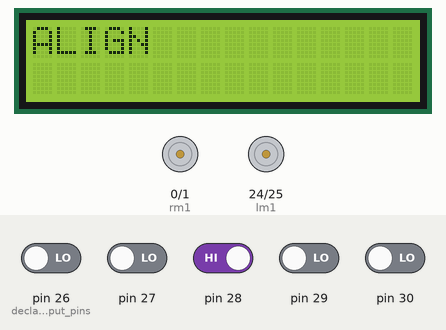
Simulated run of this sketch. Board: Arduino Mega 2560, built with avr-gcc and run on an emulated ATmega2560. Parts: 16×2 character LCD, motor-driver pin pairs drawn as motors (green arrow = first pin HIGH = forward, orange = second pin HIGH = backward, longer = more drive). The test bench sets the inputs (shaded band); at power-on: pin 28 HIGH, pin 26 (declare_input_pins), pin 27, pin 29, pin 30 LOW. At 5.3 s the program stops and its outputs stay as they are.

Above: at 1.7 s.
1.8 s: pin 28 driven LOW
At 3.01 s:
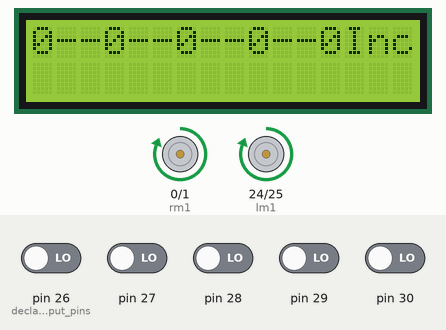
At 4.0 s:
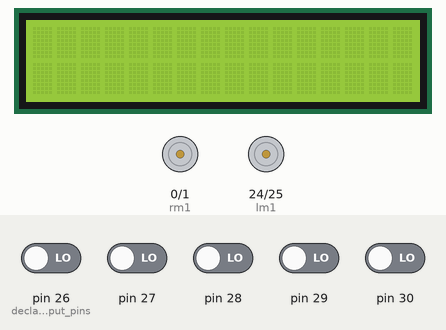
Timing chart, 0 to 5.5 s (numbered marks = the images above; inputs shaded):
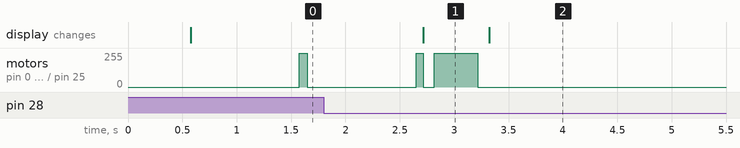

The sketch:

MazeSolvingRobotRHRule.ino
```cpp
char directions[30];
#include<LiquidCrystal.h>
LiquidCrystal lcd(12,11,5,4,3,2);
int rm1=0; //naming motors pins
int rm2=1;
int lm1=24;
int lm2=25;
int l,c1,c2,c3,r;
int i=0;
int tdelay=700;
int fdelay=400;

void Stop() //stop function
{
  digitalWrite(lm1,0);
  digitalWrite(lm2,0);
  digitalWrite(rm1,0);
  digitalWrite(rm2,0);
}

void forward() //fwd function
{
  digitalWrite(lm1,1);
  digitalWrite(lm2,0);
  digitalWrite(rm1,1);
  digitalWrite(rm2,0);
}

void rht() //small right function
{
  digitalWrite(lm1,1);
  digitalWrite(lm2,0);
  digitalWrite(rm1,0);
  digitalWrite(rm2,0);
}

void lft() //small left function
{
  digitalWrite(lm1,0);
  digitalWrite(lm2,0);
  digitalWrite(rm1,1);
  digitalWrite(rm2,0);
}

void right() //sharp right function
{
  digitalWrite(lm1,1);
  digitalWrite(lm2,0);
  digitalWrite(rm1,0);
  digitalWrite(rm2,1);
}

void left() //sharp left function
{
  digitalWrite(lm1,0);
  digitalWrite(lm2,1);
  digitalWrite(rm1,1);
  digitalWrite(rm2,0);
}

int eosens() //to check the values of middle sensors for special cases
{
  readsens();
  if(((c1+c2+c3)==1) || ((c1+c2+c3)==2))
    return 1;
  else
    return 0;
}

void readsens() //reading the values of sensors
{
  l=digitalRead(26);
  c1=digitalRead(27);
  c2=digitalRead(28);
  c3=digitalRead(29);
  r=digitalRead(30);
  lcd.print(l);    //printing the values of sensors
  lcd.print("--");
  lcd.print(c1);
  lcd.print("--");
  lcd.print(c2);
  lcd.print("--");
  lcd.print(c3);
  lcd.print("--");
  lcd.print(r);
}

void inch()  //perform inch function
{
  lcd.print("Inch Function");
  Stop();    //stop the robot
  delay(100);
  forward();  //move forward
  delay(400);
  Stop();
  delay(100);
  readsens();  //read the values of sensors
  lcd.clear();
}

void align() //to align the robot
{
  lcd.clear();
  lcd.print("ALIGN");
  Stop();    //stop the robot
  delay(1000);
  forward();  //move forward
  delay(60);
  lcd.clear();  //clear lcd
  readsens();  //read the values of sensors
}

void printing(char prtdirection[])  //function to print direction on robot
{
  lcd.clear();
  for(i=0; prtdirection[i]!='E';i++)
    lcd.print(prtdirection[i]);
  delay(2000);
}

void setup()
{
  lcd.begin(16,2);  //initializing LCD
  lcd.print("MSR with LHR");
  delay(500);
  lcd.clear();    //clear LCD
  pinMode(lm1, OUTPUT);  //declare output pins
  pinMode(lm2, OUTPUT);
  pinMode(rm1, OUTPUT);
  pinMode(rm2, OUTPUT);
  pinMode(26, INPUT);    //declare input pins
  pinMode(27, INPUT);
  pinMode(28, INPUT);
  pinMode(29, INPUT);
  pinMode(30, INPUT);
}

void loop()
{
  lcd.clear(); //clear the lcd
  readsens();  //read the values of sensors
  lcd.clear();  //clear the lcd

  //------------------------LINE FOLLOWER-------------------//
  //FORWARD
  if((l==1)&&(c1==1)&&(c2==0)&&(c3==1)&&(r==1))
  {
    lcd.print("Foraward");
    forward();  //move fwd
  }
  //LEFT
  else if(((l==1)&&(c1==0)&&(c2==1)&&(c3==1)&&(r==1)) || ((l==1)&&(c1==0)&&(c2==0)&&(c3==1)&&(r==1)))
  {
    lcd.print("Left");
    lft();  //slight left
  }
  //RIGHT
  else if(((l==1)&&(c1==1)&&(c2==1)&&(c3==0)&&(r==1)) || ((l==1)&&(c1==1)&&(c2==0)&&(c3==0)&&(r==1)))
  {
    lcd.print("Right");
    rht();  //slight right
  }
  //DEAD END
  else if((l==1)&&(c1==1)&&(c2==1)&&(c3==1)&&(r==1))
  {
    lcd.print("U Turn");
    left();  //U Turn
    delay(1500);    //delay for U Turn
    directions[i]='U';    //store U in the direction array
    i++;        //increament the position
  }

  //----------------------------------MAZE CASES---------------------------//
  else if(((l==0)&&(c1==0))||((c3==0)&&(r==0)))
  {
    align();    //align the robot

    //Right only and str and right
    if(((l==1)&&(c1==0)&&(c2==0)&&(c3==0)&&(r==0)) || ((l==1)&&(c1==1)&&(c2==0)&&(c3==0)&&(r==0)))
    {
      lcd.print("RT/Strt n rt?");
      inch();  //inch function
      if((l==1)&&(c1==1)&&(c2==1)&&(c3==1)&&(r==1))  //right only
      {
        lcd.print("right");
        right();  //turn right
        delay(tdelay);    //turn delay
      }
      else if((l==1)&&(r==1)&&(eosens()))  //st and right
      {
        lcd.print("Right");
        directions[i]='R';    //store 'S' in the array
        i++;    //increment to the next position in the array
        right();  //forward
        delay(fdelay);  //forward delay
      }
    }
    //Left only and St & Left
    else if(((l==0)&&(c1==0)&&(c2==0)&&(c3==0)&&(r==1)) || ((l==0)&&(c1==0)&&(c2==0)&&(c3==1)&&(r==1)))
    {
      lcd.print("LFT/Strt n Lft?");
      inch();  //inch function
      if((l==1)&&(c1==1)&&(c2==1)&&(c3==1)&&(r==1))  //left only
      {
        lcd.print("left");
        left();  //turn left
        delay(tdelay);    //turn delay
      }
      else if((l==1)&&(r==1)&&(eosens()))  //left and st.
      {
        lcd.print("forward");
        directions[i]='F';    //store 'L' in the array
        i++;    //increment to the next position in the array
        forward();  //left
        delay(tdelay);  //turn delay
      }
    }
    //4-Way / T-tint/ End of MAze
    else if((l==0)&&(c1==0)&&(c2==0)&&(c3==0)&&(r==0))
    {
      inch() ;  //inch function
      lcd.print("T/END/4");
      if((l==1)&&(r==1)&&(eosens()))
      {
        lcd.print("4 Way");
        directions[i]='R';  //store 'L' into the array
        i++;
        right();  //turn left
        delay(tdelay);  //turn delay
      }
      else if((l==1)&&(c1==1)&&(c2==1)&&(c3==1)&&(r==1))
      {
        lcd.print("T-int");
        directions[i]='R';  //store 'L' into the array
        i++;
        right();  //turn left
        delay(tdelay);  //turn delay
      }
      else if((l==0)&&(c1==0)&&(c2==0)&&(c3==0)&&(r==0))
      {
        lcd.print("END OF MAZE");
        directions[i]='E';  //store 'E' into the array
        Stop();
        printing(directions);  //print stored directions
       while(1)
         Stop();
      }
    }
  }
}
```

Measured:
- after the input at 1.8 s, the display: changes after 0.92 s (image 1)
- what the display in image 1 shows lasts 0.6 s, from 2.7 s to 3.3 s
